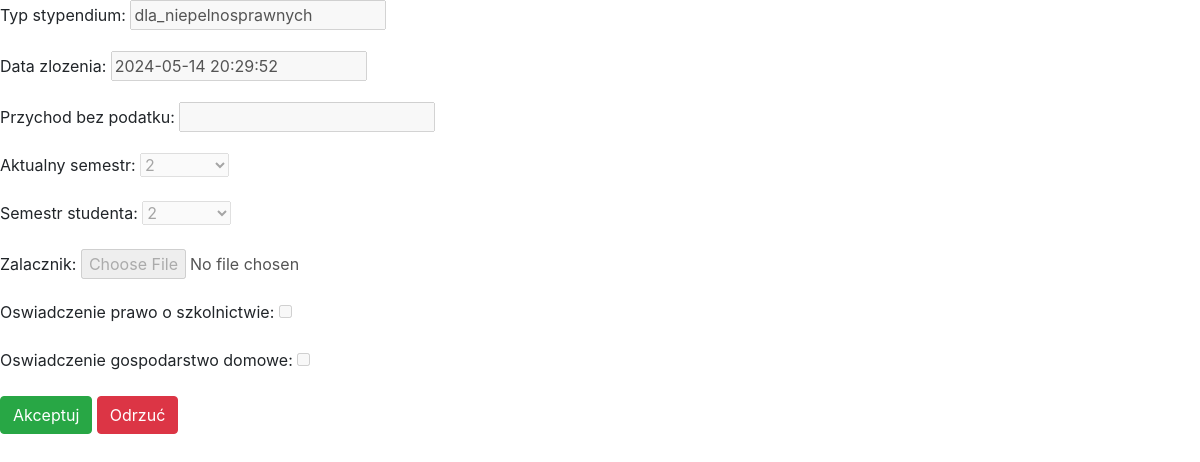
/zobacz_form_socjalne/3/, run on an earlier commit of the app's database.
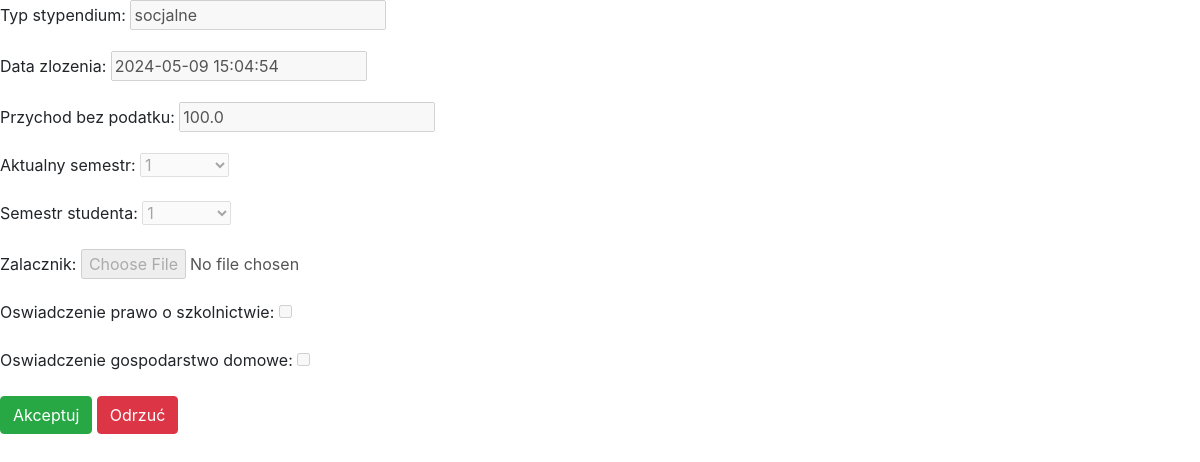
And on a later commit of the database.
### api/models.py (models this page shows)
class Formularz(models.Model):
    id_formularza = models.AutoField(primary_key=True)
    typ_stypendium = models.CharField(null=True, blank=True, max_length=30)
    student = models.ForeignKey('Student', on_delete=models.CASCADE)
    data_zlozenia = models.DateTimeField(null=True, blank=True)
    przychod_bez_podatku = models.FloatField(null=True, blank=True)
    srednia_przychod = models.FloatField(null=True, blank=True)
    srednia_ocen = models.FloatField(null=True, blank=True)
    dodatkowe_informacje = models.TextField(null=True, blank=True)
    plik_orzeczenie = models.ImageField(null=True, blank=True, upload_to='dokumenty/orzeczenia')
    id_osiagniecia = models.IntegerField(null=True, blank=True)
    oswiadczenie_prawo_o_szkolnictwie = models.BooleanField(default=False)
    oswiadczenie_gospodarstwo_domowe = models.BooleanField(default=False)
    oswiadczenie_dochody = models.BooleanField(default=False)
    zalacznik = models.FileField(null=True, blank=True, upload_to='dokumenty/zalaczniki')
    stopien_niepelnosprawnosci = models.ForeignKey('StopienNiepelnosprawnosci', on_delete=models.CASCADE, null=True, blank=True)
    symbol_niepelnosprawnosci = models.ForeignKey('SymbolNiepelnosprawnosci', on_delete=models.CASCADE, null=True, blank=True)
    charakter_stopnia_niepelnosprawnosci = models.TextField(null=True, blank=True, max_length=100)
    data_rozpoczecia_orzeczenia = models.DateField(null=True, blank=True)
    data_konca_orzeczenia = models.DateField(null=True, blank=True)
    status = models.CharField(max_length=20, choices=[('nowe', 'Nowe'), ('zaakceptowane', 'Zaakceptowane'), ('odrzucone', 'Odrzucone')], default='nowe', blank=True, null=True)
    komentarz = models.TextField(null=True, blank=True)
    punkty_osiagniecie = models.IntegerField(null=True, blank=True)
    aktualny_semestr = models.ForeignKey('AktualnySemestr', on_delete=models.CASCADE, null=True, blank=True)
    semestr_studenta = models.ForeignKey('SemestrStudenta', on_delete=models.CASCADE, null=True, blank=True)
    zalacznik_niepelnosprawnosc = models.FileField(null=True, blank=True, upload_to='dokumenty/zalaczniki_niepelnosprawnosci')

### api/views.py (the view)
# urls.py: path('zobacz_form_socjalne/<int:pk>/', ZobaczFormSocjalne, name='zobacz_form_socjalne'),
def ZobaczFormSocjalne(request, pk):
    formularz = get_object_or_404(Formularz, id_formularza=pk)
    if request.method == 'POST':
        form = FormularzSocjalne(request.POST, instance=formularz)
        if 'accept' in request.POST:
            formularz.status = 'zaakceptowane'
            formularz.save()
            return redirect('zaakceptowane_wnioski')
        elif 'reject' in request.POST:
            if form.is_valid():
                formularz.status = 'odrzucone'
                formularz.save()
                return redirect('odrzucone_wnioski')
    else:
        form = FormularzSocjalne(instance=formularz)
    for field_name, field in form.fields.items():
        if field_name != 'komentarz':
            field.widget.attrs['disabled'] = 'disabled'
    context = {'form': form}
    return render(request, 'website/zobacz_form_socjalne.html', context)

### api/forms.py (shortened to what this page needs)
class FormularzSocjalne(forms.ModelForm):
    oswiadczenie_prawo_o_szkolnictwie = forms.BooleanField(required=False)
    oswiadczenie_gospodarstwo_domowe = forms.BooleanField(required=False)
    class Meta:
        model = Formularz
        fields = ['typ_stypendium', 'data_zlozenia', 'przychod_bez_podatku', 'aktualny_semestr', 'semestr_studenta', 'zalacznik']

### api/models.py (called while the page is built)
    def __str__(self):
        return str(self.semestr)

    def __str__(self):
        return str(self.semestr)

### api/templates/website/zobacz_form_socjalne.html (shortened to what this page needs)
{% extends "navbar.html" %}
{% block content %}
<form method="POST">
    {{ form.as_p }}
    <button type="submit" name="accept" class="btn btn-success">Akceptuj</button>
    <button type="submit" name="reject" class="btn btn-danger">Odrzuć</button>
</form>
{% endblock %}

What changed in the data, as far as the page shows it:
changed Formularz: typ_stypendium "dla_niepelnosprawnych" → "socjalne"; data_zlozenia "2024-05-14 20:29:52" → "2024-05-09 15:04:54"; przychod_bez_podatku (not shown) → "100.0"; aktualny_semestr "2" → "1"; semestr_studenta "2" → "1"
